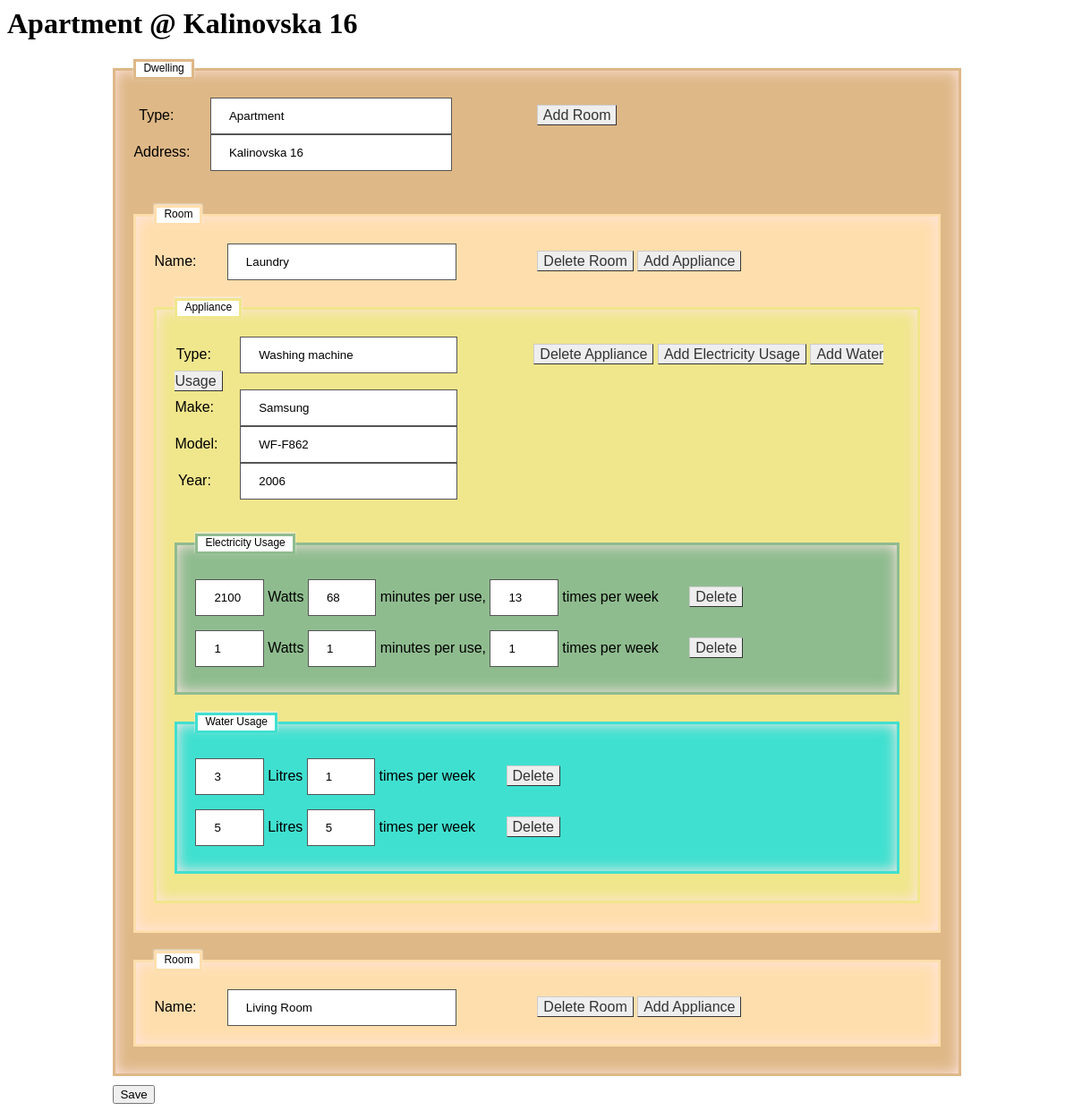
The page /expenses/1/ on the database as committed earlier.
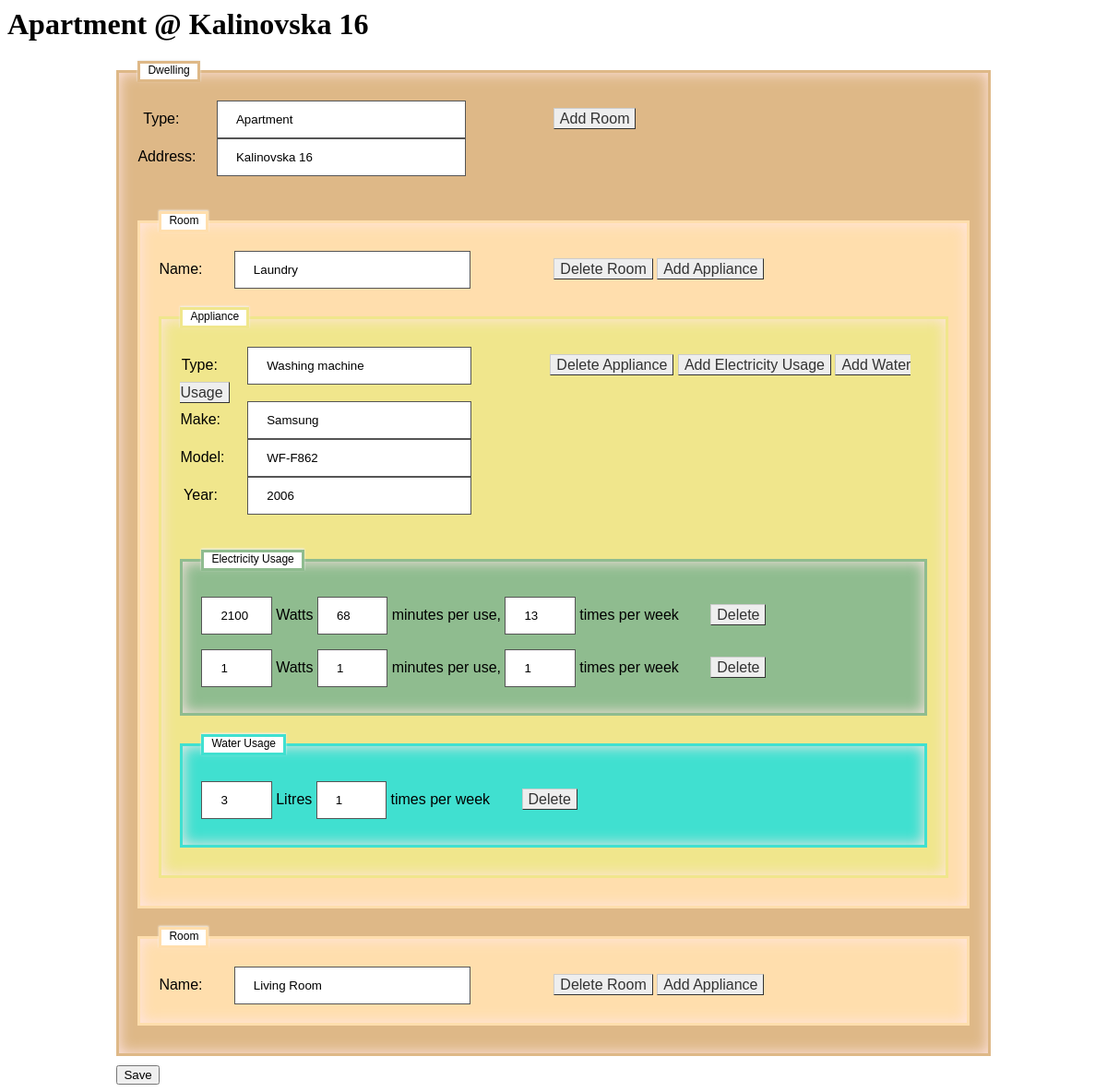
The same page on the database as committed later.
### expenses/models.py (models this page shows, shortened)
class Room(models.Model):
    dwelling = models.ForeignKey(Dwelling, on_delete=models.CASCADE)
    name = models.CharField(max_length=200)

class Appliance(models.Model):
    room = models.ForeignKey(Room, on_delete=models.DO_NOTHING)
    type = models.CharField(max_length=200)
    make = models.CharField(max_length=200)
    model = models.CharField(max_length=200)
    year = models.IntegerField()
    uses_electricity = models.BooleanField(default=False)
    uses_water = models.BooleanField(default=False)
    uses_gas = models.BooleanField(default=False)

class ElectricityUsage(models.Model):
    appliance = models.ForeignKey(Appliance, on_delete=models.CASCADE)
    watts = models.IntegerField()
    time_minutes = models.IntegerField()
    occurrences_per_week = models.IntegerField()

class WaterUsage(models.Model):
    appliance = models.ForeignKey(Appliance, on_delete=models.CASCADE)
    litres = models.IntegerField()
    occurrences_per_week = models.IntegerField()

### expenses/views.py (the view)
# urls.py: url(r'^(?P<dwelling_id>[0-9]+)/$', views.dwelling_detail, name='dwelling_detail'),
def dwelling_detail(request, dwelling_id):
    dwelling = Dwelling.objects.get(pk=dwelling_id)
    context = {'dwelling': dwelling}
    return render(request, 'expenses/dwelling_detail.html', context)

### expenses/models.py (called while the page is built)
    def __str__(self):
        return self.type + ' @ ' + self.address

### expenses/templates/expenses/dwelling_detail.html (shortened to what this page needs)
{% load staticfiles %}
<html>
<head>
<link rel="stylesheet" href="{% static 'expenses/dwelling.css' %}">
</head>
<body>
<h1>{{ dwelling }}</h1>
<form action="{% url 'dwelling_update' dwelling.id %}" method="post">
<fieldset><legend>Dwelling</legend>
<label class="dwelling">Type:</label>
<input class="dwelling" type="text" name="type{{ dwelling.id }}" value="{{ dwelling.type }}" />
<a href="{% url 'room_add' dwelling.id %}" class="button">Add Room</a><br/>
<label class="dwelling">Address:</label>
<input class="dwelling" type="text" name="address{{ dwelling.id }}" value="{{ dwelling.address }}" /><br/>
{% for room in dwelling.room_set.all %}
    <fieldset class="room"><legend class="room">Room</legend>
    <label class="dwelling">Name:</label>
    <input class="dwelling" type="text" name="room_name{{ room.id }}" value="{{ room.name }}" />
    <a href="{% url 'room_delete' room.id %}" class="button">Delete Room</a>
    <a href="{% url 'appliance_add' room.id %}" class="button">Add Appliance</a>
    <br/>
    {% for appliance in room.appliance_set.all %}
        <fieldset class="appliance"><legend class="appliance">Appliance</legend>
        <label class="dwelling">Type:</label><input type="text" class="dwelling" name="appliance_type{{ appliance.id }}" value="{{ appliance.type }}" />
        <a href="{% url 'appliance_delete' appliance.id %}" class="button">Delete Appliance</a>
        <a href="{% url 'electricity_usage_add' appliance.id %}" class="button">Add Electricity Usage</a>
        <a href="{% url 'water_usage_add' appliance.id %}" class="button">Add Water Usage</a></br>
        <label class="dwelling">Make:</label><input type="text" class="dwelling" name="appliance_make{{ appliance.id }}" value="{{ appliance.make }}" /></br>
        <label class="dwelling">Model:</label><input type="text" class="dwelling" name="appliance_model{{ appliance.id }}" value="{{ appliance.model }}" /></br>
        <label class="dwelling">Year:</label><input type="text" class="dwelling" name="appliance_year{{ appliance.id }}" value="{{ appliance.year }}" /></br>
        <fieldset class="electricity_usage"><legend class="electricity_usage">Electricity Usage</legend>
        {% for electricity_usage in appliance.electricityusage_set.all %}
            <input type="text"  class="electricity_usage" name="electricity_usage_watts{{ electricity_usage.id }}" value="{{ electricity_usage.watts }}" />
            <label>Watts</label>
            <input type="text" class="electricity_usage" name="electricity_usage_time_minutes{{ electricity_usage.id }}" value="{{ electricity_usage.time_minutes }}" />
            <label>minutes per use, </label>
            <input type="text" class="electricity_usage" name="electricity_usage_occurrences_per_week{{ electricity_usage.id }}" value="{{ electricity_usage.occurrences_per_week }}" />
            <label style="margin-right: 30px;">times per week</label></t>
            <a href="{% url 'electricity_usage_delete' electricity_usage.id %}" class="button">Delete</a></br>
        {% endfor %}
        </fieldset>
        <fieldset class="water_usage"><legend class="water_usage">Water Usage</legend>
        {% for water_usage in appliance.waterusage_set.all %}
            <input type="text"  class="water_usage" name="water_usage_litres{{ water_usage.id }}" value="{{ water_usage.litres }}" />
            <label>Litres</label>
            <input type="text" class="water_usage" name="water_usage_occurrences_per_week{{ water_usage.id }}" value="{{ water_usage.occurrences_per_week }}" />
            <label style="margin-right: 30px;">times per week</label>
            <a href="{% url 'water_usage_delete' water_usage.id %}" class="button">Delete</a></br>
        {% endfor %}
        </fieldset>
        </fieldset>
    {% endfor %}
    </fieldset>
{% endfor %}
</fieldset>
<input type="submit" value="Save" />
</form>
</body>
</html>

Rows that differ between the two databases and show on the page:
removed WaterUsage: litres "5", occurrences_per_week "5"
